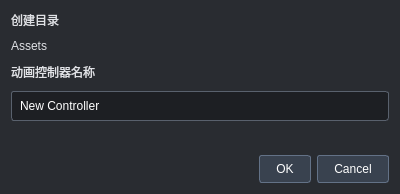
<?xml version="1.0" encoding="UTF-8"?>
<ui version="4.0">
 <class>CreateAnimatorControllerDialog</class>
 <widget class="QDialog" name="CreateAnimatorControllerDialog">
  <property name="windowTitle"><string>新建动画控制器</string></property>
  <property name="minimumSize"><size><width>400</width><height>0</height></size></property>
  <property name="styleSheet"><string notr="true">QDialog { background:#292c31; color:#e0e2e6; }
QLabel { color:#e0e2e6; }
QLineEdit { background:#1d1f23; color:#ffffff; border:1px solid #59616d; border-radius:3px; padding:6px; }
QLineEdit:focus { border-color:#7fa8d2; }
QLabel#errorLabel { color:#ffb3b3; }
QPushButton { background:#39424f; color:#ffffff; border:1px solid #637287; border-radius:3px; padding:6px 16px; }
QPushButton:hover { background:#46566b; }</string></property>
  <layout class="QVBoxLayout" name="mainLayout">
   <property name="spacing"><number>10</number></property>
   <item><widget class="QLabel" name="locationCaption"><property name="text"><string>创建目录</string></property></widget></item>
   <item><widget class="QLabel" name="directoryLabel"><property name="text"><string>Assets</string></property><property name="textFormat"><enum>Qt::PlainText</enum></property><property name="wordWrap"><bool>true</bool></property></widget></item>
   <item><widget class="QLabel" name="nameCaption"><property name="text"><string>动画控制器名称</string></property></widget></item>
   <item><widget class="QLineEdit" name="controllerNameEdit"><property name="text"><string>New Controller</string></property><property name="placeholderText"><string>输入名称，无需填写 .controller 后缀</string></property></widget></item>
   <item><widget class="QLabel" name="errorLabel"><property name="text"><string/></property><property name="textFormat"><enum>Qt::PlainText</enum></property><property name="wordWrap"><bool>true</bool></property><property name="visible"><bool>false</bool></property></widget></item>
   <item><widget class="QDialogButtonBox" name="buttonBox"><property name="standardButtons"><set>QDialogButtonBox::Cancel|QDialogButtonBox::Ok</set></property></widget></item>
  </layout>
 </widget>
 <resources/>
 <connections/>
</ui>
